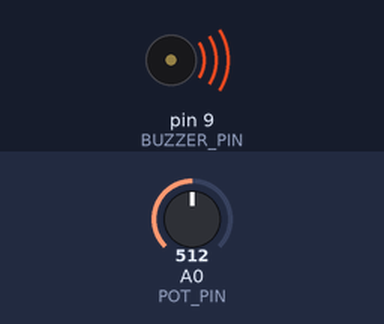
Simulated run of this sketch. Board: Arduino Uno, built with avr-gcc and run on an emulated ATmega328P. Parts: buzzer (waves = sounding). The inputs (shaded band) are chosen by the test bench; at power-on: A0 (POT_PIN) = 512.

Above: at 0.1 s.
Timing chart, 0 to 1.6 s (numbered marks = the images above):
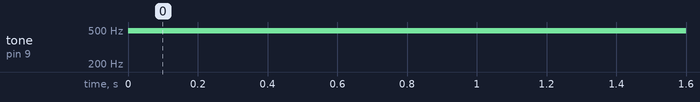

Measured:
- by itself, tone on pin 9 (BUZZER_PIN): silent → 490 Hz at 0.00 s

The sketch:

2.5.ino
```cpp
const int BUZZER_PIN = 9;

const int POT_PIN = A0;

void setup() {
  // put your setup code here, to run once:
  pinMode(BUZZER_PIN, OUTPUT);
  pinMode(POT_PIN, INPUT);
}

void loop() {
  // put your main code here, to run repeatedly:
  int potVal = analogRead(POT_PIN);
  potVal = map(potVal, 0, 1023, 0, 255);

  analogWrite(BUZZER_PIN, potVal);
}
```
